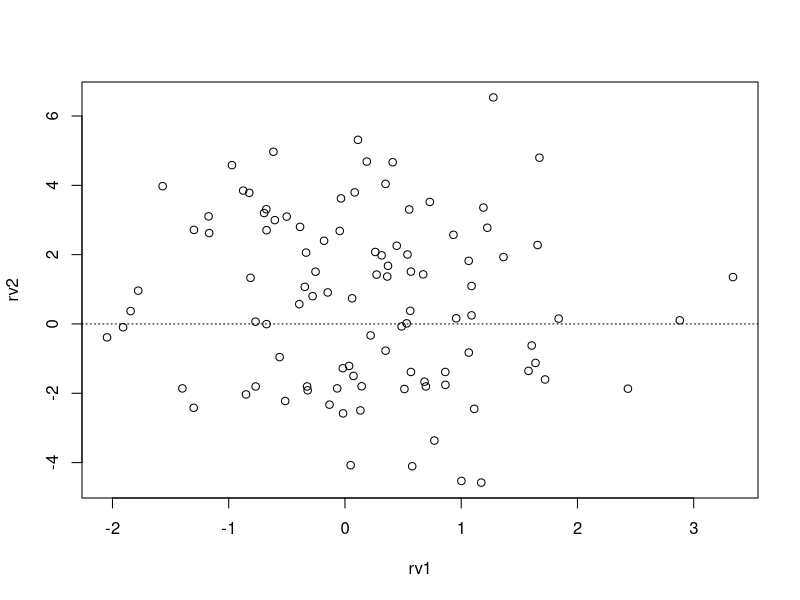

Write R code to recreate this figure.
## This awesome script will make a graph of two rando vars. 

set.seed(35)
rv1 = rnorm(100)
rv2 = rnorm(100, 0, 2.5)
plot(rv2~rv1)
abline(a = 0, b = 0, lty =3)

# now we commit this to git... 
